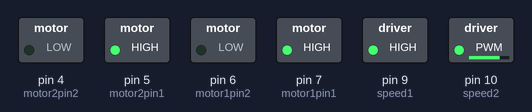
This sketch was run on a simulated Arduino Uno, built with avr-gcc and run on an emulated ATmega328P. Shown: switched loads named in the sketch (green lamp = pin HIGH).

Above: at 0.1 s.
At 9.6 s:
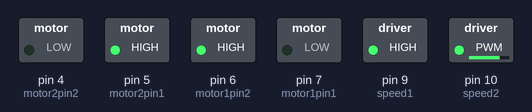
At 19.8 s:
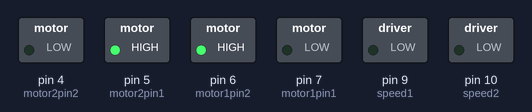
At 38.0 s:
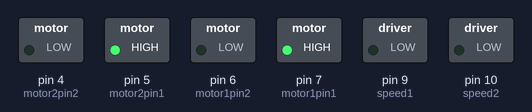
Timing chart, 0 to 40.0 s (numbered marks = the images above):
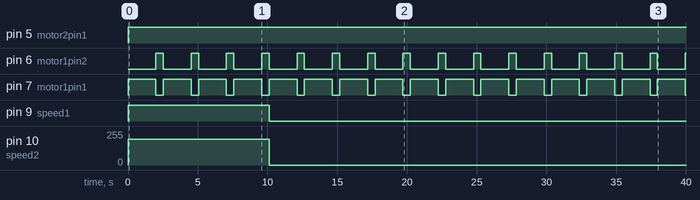

The sketch:

sketch_jan11a.ino
```cpp
//Timing Initiation
int Millis = millis();
int prevMillis = 0;
int forwardTime = 2000;
int turnTime = 530;

//Motor Initiation
int motor1pin1 = 7;
int motor1pin2 = 6;
int motor2pin1 = 5;
int motor2pin2 = 4;
int speed1 = 9;
int speed2 = 10;

void setup() {
  //pins
  pinMode(motor1pin1, OUTPUT);
  pinMode(motor1pin2, OUTPUT);
  pinMode(motor2pin1, OUTPUT);
  pinMode(motor2pin2, OUTPUT);
  pinMode(speed1, OUTPUT);
  pinMode(speed2, OUTPUT);
  //Speed
  analogWrite(speed1, 255);
  analogWrite(speed2, 195);
}
void loop() {
  forward(1);
  left(1);
  forward(1);
  left(1);
  forward(1);
  left(1);
  forward(1);
  left(1);
  stop();
}

int forward(int loops){
  for (int i = 0; i < loops; i++){
    //set direction of both motors
    digitalWrite(motor1pin1, HIGH);
    digitalWrite(motor1pin2, LOW);
    digitalWrite(motor2pin1, HIGH);
    digitalWrite(motor2pin2, LOW);
    delay(forwardTime); //How long it goes forward
  }
}

int right(int loops){
  for (int i = 0; i < loops; i++){
    //set direction of both motors
    digitalWrite(motor1pin1, HIGH);
    digitalWrite(motor1pin2, LOW);
    digitalWrite(motor2pin1, LOW);
    digitalWrite(motor2pin2, HIGH);
    delay(turnTime); //How long it turns
  }
}
int left(int loops){
  //How much it loops
  for (int i = 0; i < loops; i++){
    //set direction of both motors
    digitalWrite(motor1pin1, LOW);
    digitalWrite(motor1pin2, HIGH);
    digitalWrite(motor2pin1, HIGH);
    digitalWrite(motor2pin2, LOW);
    delay(turnTime); //How long it turns
  }
}

void stop(){
  // Set speed of both motors to 0
  analogWrite(speed1, 0);
  analogWrite(speed2, 0);
}
```

Measured:
- by itself, pin 5 (motor2pin1): LOW → HIGH at 0.00 s
- by itself, pin 6 (motor1pin2): alternates HIGH for 0.53 s and LOW for 2.0 s
- by itself, pin 7 (motor1pin1): alternates HIGH for 2.0 s and LOW for 0.53 s
- by itself, pin 9 (speed1): HIGH → LOW at 10.1 s
- by itself, pin 10 (speed2): 195/255 → 0/255 at 10.1 s
